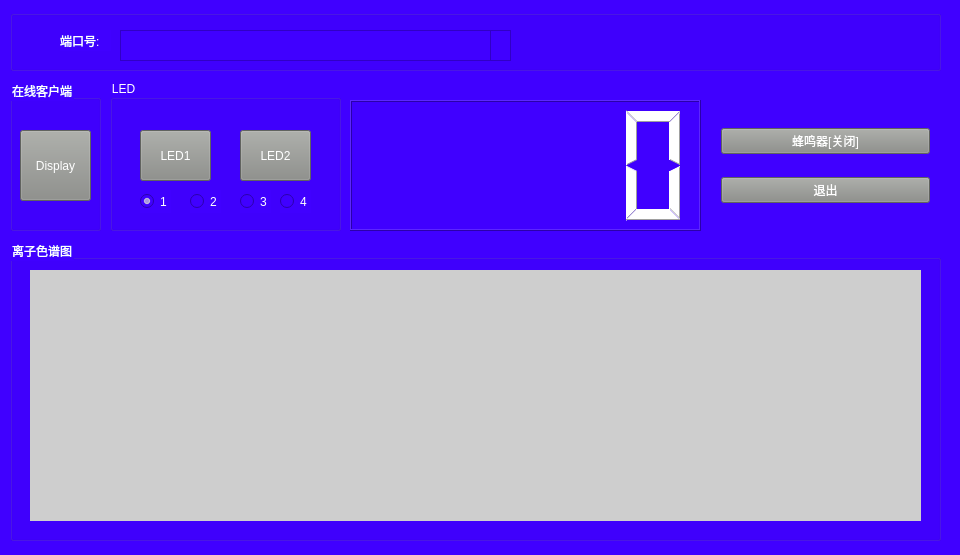
<?xml version="1.0" encoding="UTF-8"?>
<ui version="4.0">
 <class>MainWidget</class>
 <widget class="QWidget" name="MainWidget">
  <property name="geometry">
   <rect>
    <x>0</x>
    <y>0</y>
    <width>960</width>
    <height>555</height>
   </rect>
  </property>
  <property name="windowTitle">
   <string>MainWidget</string>
  </property>
  <property name="styleSheet">
   <string notr="true">background-color: rgb(64, 0, 255);
color: rgb(255, 255, 255);</string>
  </property>
  <widget class="QGroupBox" name="groupBox_2">
   <property name="geometry">
    <rect>
     <x>10</x>
     <y>240</y>
     <width>931</width>
     <height>301</height>
    </rect>
   </property>
   <property name="title">
    <string>离子色谱图</string>
   </property>
   <widget class="QCustomPlot" name="plot" native="true">
    <property name="geometry">
     <rect>
      <x>20</x>
      <y>30</y>
      <width>891</width>
      <height>251</height>
     </rect>
    </property>
    <property name="autoFillBackground">
     <bool>false</bool>
    </property>
    <property name="styleSheet">
     <string notr="true">background-color: rgb(206, 206, 206);</string>
    </property>
   </widget>
  </widget>
  <widget class="QGroupBox" name="groupBox_3">
   <property name="geometry">
    <rect>
     <x>110</x>
     <y>80</y>
     <width>231</width>
     <height>151</height>
    </rect>
   </property>
   <property name="title">
    <string>LED</string>
   </property>
   <widget class="QPushButton" name="btn_led1">
    <property name="geometry">
     <rect>
      <x>30</x>
      <y>50</y>
      <width>71</width>
      <height>51</height>
     </rect>
    </property>
    <property name="styleSheet">
     <string notr="true">background-color: rgb(136, 138, 133);</string>
    </property>
    <property name="text">
     <string>LED1</string>
    </property>
   </widget>
   <widget class="QPushButton" name="btn_led2">
    <property name="geometry">
     <rect>
      <x>130</x>
      <y>50</y>
      <width>71</width>
      <height>51</height>
     </rect>
    </property>
    <property name="styleSheet">
     <string notr="true">background-color: rgb(136, 138, 133);</string>
    </property>
    <property name="text">
     <string>LED2</string>
    </property>
   </widget>
   <widget class="QRadioButton" name="radio_led1">
    <property name="enabled">
     <bool>true</bool>
    </property>
    <property name="geometry">
     <rect>
      <x>30</x>
      <y>110</y>
      <width>31</width>
      <height>23</height>
     </rect>
    </property>
    <property name="text">
     <string>1</string>
    </property>
    <property name="checked">
     <bool>true</bool>
    </property>
   </widget>
   <widget class="QRadioButton" name="radio_led4">
    <property name="enabled">
     <bool>true</bool>
    </property>
    <property name="geometry">
     <rect>
      <x>170</x>
      <y>110</y>
      <width>31</width>
      <height>23</height>
     </rect>
    </property>
    <property name="text">
     <string>4</string>
    </property>
   </widget>
   <widget class="QRadioButton" name="radio_led2">
    <property name="enabled">
     <bool>true</bool>
    </property>
    <property name="geometry">
     <rect>
      <x>80</x>
      <y>110</y>
      <width>31</width>
      <height>23</height>
     </rect>
    </property>
    <property name="text">
     <string>2</string>
    </property>
   </widget>
   <widget class="QRadioButton" name="radio_led3">
    <property name="enabled">
     <bool>true</bool>
    </property>
    <property name="geometry">
     <rect>
      <x>130</x>
      <y>110</y>
      <width>31</width>
      <height>23</height>
     </rect>
    </property>
    <property name="text">
     <string>3</string>
    </property>
   </widget>
  </widget>
  <widget class="QGroupBox" name="groupBox_4">
   <property name="geometry">
    <rect>
     <x>10</x>
     <y>80</y>
     <width>91</width>
     <height>151</height>
    </rect>
   </property>
   <property name="title">
    <string>在线客户端</string>
   </property>
   <widget class="QPushButton" name="DisplayCurConBtn">
    <property name="geometry">
     <rect>
      <x>10</x>
      <y>50</y>
      <width>71</width>
      <height>71</height>
     </rect>
    </property>
    <property name="styleSheet">
     <string notr="true">background-color: rgb(136, 138, 133);</string>
    </property>
    <property name="text">
     <string>Display</string>
    </property>
   </widget>
  </widget>
  <widget class="QLCDNumber" name="lcd_vol">
   <property name="geometry">
    <rect>
     <x>350</x>
     <y>100</y>
     <width>351</width>
     <height>131</height>
    </rect>
   </property>
   <property name="styleSheet">
    <string notr="true">color: rgb(255, 255, 255);</string>
   </property>
  </widget>
  <widget class="QGroupBox" name="groupBox">
   <property name="geometry">
    <rect>
     <x>10</x>
     <y>10</y>
     <width>931</width>
     <height>61</height>
    </rect>
   </property>
   <property name="title">
    <string/>
   </property>
   <widget class="QTextBrowser" name="CurClientIptTextBrowser">
    <property name="geometry">
     <rect>
      <x>130</x>
      <y>20</y>
      <width>371</width>
      <height>31</height>
     </rect>
    </property>
   </widget>
   <widget class="QTextBrowser" name="dis_cur_Port">
    <property name="geometry">
     <rect>
      <x>110</x>
      <y>20</y>
      <width>371</width>
      <height>31</height>
     </rect>
    </property>
   </widget>
   <widget class="QLabel" name="label">
    <property name="geometry">
     <rect>
      <x>50</x>
      <y>20</y>
      <width>51</width>
      <height>21</height>
     </rect>
    </property>
    <property name="styleSheet">
     <string notr="true">color: rgb(255, 255, 255);</string>
    </property>
    <property name="text">
     <string>端口号:</string>
    </property>
   </widget>
  </widget>
  <widget class="QWidget" name="layoutWidget">
   <property name="geometry">
    <rect>
     <x>710</x>
     <y>100</y>
     <width>231</width>
     <height>131</height>
    </rect>
   </property>
   <layout class="QGridLayout" name="gridLayout">
    <item row="0" column="0">
     <widget class="QPushButton" name="btn_pwm">
      <property name="styleSheet">
       <string notr="true">background-color: rgb(136, 138, 133);</string>
      </property>
      <property name="text">
       <string>蜂鸣器[关闭]</string>
      </property>
     </widget>
    </item>
    <item row="1" column="0">
     <widget class="QPushButton" name="btn_quit">
      <property name="styleSheet">
       <string notr="true">background-color: rgb(136, 138, 133);</string>
      </property>
      <property name="text">
       <string>退出</string>
      </property>
     </widget>
    </item>
   </layout>
  </widget>
 </widget>
 <layoutdefault spacing="6" margin="11"/>
 <customwidgets>
  <customwidget>
   <class>QCustomPlot</class>
   <extends>QWidget</extends>
   <header>qcustomplot.h</header>
   <container>1</container>
  </customwidget>
 </customwidgets>
 <resources/>
 <connections>
  <connection>
   <sender>btn_quit</sender>
   <signal>clicked()</signal>
   <receiver>MainWidget</receiver>
   <slot>close()</slot>
   <hints>
    <hint type="sourcelabel">
     <x>881</x>
     <y>216</y>
    </hint>
    <hint type="destinationlabel">
     <x>934</x>
     <y>220</y>
    </hint>
   </hints>
  </connection>
 </connections>
</ui>
